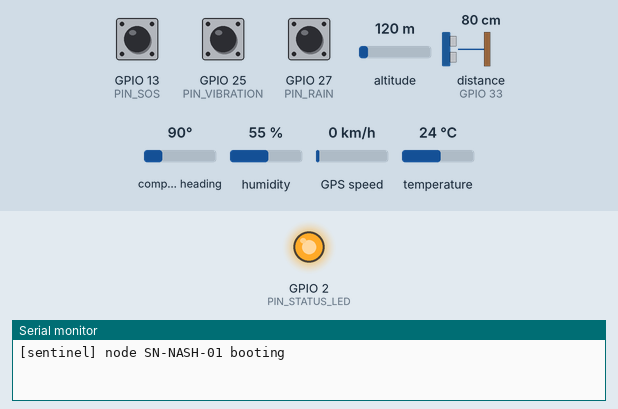
Recording of a sketch running on a simulated ESP32. On the bench: output pins drawn as LEDs (lit = HIGH), the last lines printed to the serial monitor. Inputs (shaded band) come from the test bench; at power-on: GPIO 13 (PIN_SOS) HIGH, GPIO 25 (PIN_VIBRATION) HIGH, GPIO 27 (PIN_RAIN) HIGH, altitude 120 m, distance to the obstacle (sensor on GPIO 33) 80 cm, compass heading 90°, humidity 55 %, GPS speed 0 km/h, temperature 24 °C (analog values on the 0–4095 scale). The echo pulse lasts 58.3 µs per cm; the GPS gets a fix after 3 s at 37.7749, -122.4194 with 8 satellites; no radio packets arrive unless stated; pins used as bus, display or sensor lines are not drawn.

Above: at 2.3 s.
At 3.8 s:
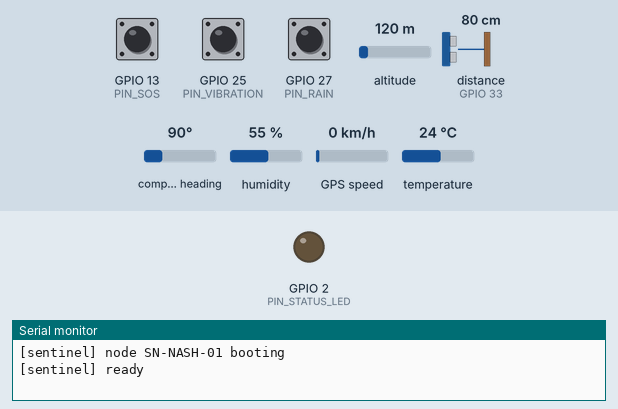
3.9 s: GPIO 13 (PIN_SOS) pulled LOW for 1 s
Timing chart, 0 to 19.3 s (numbered marks = the images above; inputs shaded):
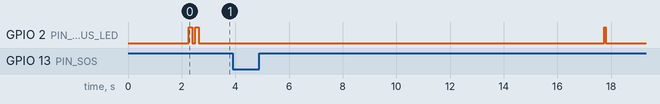

The sketch:

sentinel-node.ino
```cpp
/*
 * SENTINEL · ESP32/LoRa field node
 * -----------------------------------------------------------------------------
 * Reads the environmental channels, a manual SOS button and battery state,
 * then transmits a JSON packet to the sector LoRa gateway.
 *
 * Board:      ESP32 DevKit v1 (or equivalent)
 * Radio:      SX1276 / RFM95W, 865-867 MHz (India)
 * Libraries:  LoRa (sandeepmistry), DHT sensor library (Adafruit),
 *             ArduinoJson 7.x, TinyGPSPlus (mikalhart)
 *
 * The node is deliberately offline: it has no WiFi and no server credentials.
 * The gateway owns the authenticated uplink. Every field below maps 1:1 to the
 * server contract in docs/payload-schema.md.
 */

#include <Arduino.h>
#include <SPI.h>
#include <LoRa.h>
#include <DHT.h>
#include <ArduinoJson.h>
#include <TinyGPSPlus.h>
#include <math.h>

// ── Commissioning ────────────────────────────────────────────────────────────
// Change these four values per physical node before flashing.
#define NODE_ID          "SN-NASH-01"
#define SITE_LAT          19.9975f
#define SITE_LON          73.7898f
#define WATER_MOUNT_CM    200.0f   // distance from sensor face to dry river bed

// ── Pin map ──────────────────────────────────────────────────────────────────
#define PIN_LORA_SCK      18
#define PIN_LORA_MISO     19
#define PIN_LORA_MOSI     23
#define PIN_LORA_SS       5
#define PIN_LORA_RST      14
#define PIN_LORA_DIO0     26

#define PIN_DHT           4
#define PIN_RAIN          27
#define PIN_TRIG          32
#define PIN_ECHO          33
#define PIN_VIBRATION     25
#define PIN_MQ135         34
#define PIN_SOS           13
#define PIN_BATTERY       35
#define PIN_STATUS_LED    2
#define PIN_GPS_RX        16        // GPS TX -> ESP32 RX
#define PIN_GPS_TX        17        // GPS RX -> ESP32 TX

// ── Timing ───────────────────────────────────────────────────────────────────
constexpr uint32_t SEND_INTERVAL_MS    = 60UL * 1000UL;
constexpr uint32_t FIRST_SEND_DELAY_MS = 10UL * 1000UL;
constexpr uint32_t VIBRATION_WINDOW_MS = 5000UL;
constexpr uint32_t GPS_BAUD = 9600;

// ── Calibration constants ────────────────────────────────────────────────────
constexpr float RAIN_MM_PER_TIP = 0.2794f;   // common tipping-bucket resolution
constexpr uint32_t BATTERY_DIVIDER = 2;      // 100k/100k divider on ADC35
constexpr float MQ135_RL_KOHM = 10.0f;       // load resistor on the MQ-135 board
constexpr float MQ135_R0_KOHM = 3.6f;        // calibrate against clean air
constexpr float ADC_REF_VOLTS = 3.3f;
constexpr uint32_t SOS_HOLD_MS = 600;        // deliberate press, not a bump
constexpr float LORA_FREQUENCY = 866E6f;     // 865-867 MHz for India

DHT dht(PIN_DHT, DHT22);
TinyGPSPlus gps;
HardwareSerial gpsSerial(2);

volatile uint32_t rainTips = 0;
volatile uint32_t vibrationPulses = 0;

float lastTemp = NAN;
float lastHumidity = NAN;
float lastWaterLevel = 0.0f;
uint32_t lastRainReadMs = 0;
uint32_t nextSendAt = 0;
uint32_t sendSequence = 0;
bool sosLatched = false;
uint32_t sosDownAt = 0;

void IRAM_ATTR onRainTip() {
  rainTips++;
}

void IRAM_ATTR onVibration() {
  vibrationPulses++;
}

void blink(uint8_t times, uint16_t durationMs) {
  for (uint8_t index = 0; index < times; index++) {
    digitalWrite(PIN_STATUS_LED, HIGH);
    delay(durationMs);
    digitalWrite(PIN_STATUS_LED, LOW);
    if (index + 1 < times) delay(durationMs);
  }
}

bool initLoRa() {
  SPI.begin(PIN_LORA_SCK, PIN_LORA_MISO, PIN_LORA_MOSI, PIN_LORA_SS);
  LoRa.setPins(PIN_LORA_SS, PIN_LORA_RST, PIN_LORA_DIO0);

  for (uint8_t attempt = 0; attempt < 5; attempt++) {
    if (LoRa.begin(LORA_FREQUENCY)) {
      LoRa.setTxPower(17);
      LoRa.setSpreadingFactor(9);
      LoRa.setSignalBandwidth(125E3);
      LoRa.setCodingRate4(5);
      LoRa.setPreambleLength(8);
      LoRa.setSyncWord(0x12);
      LoRa.enableCrc();
      return true;
    }
    Serial.printf("[lora] init attempt %u failed\n", attempt + 1);
    delay(2000);
  }
  return false;
}

void pollGps() {
  while (gpsSerial.available() > 0) {
    gps.encode(gpsSerial.read());
  }
}

void pollSos() {
  const bool pressed = digitalRead(PIN_SOS) == LOW;
  if (!pressed) {
    sosDownAt = 0;
    return;
  }
  if (sosDownAt == 0) {
    sosDownAt = millis();
  } else if (millis() - sosDownAt >= SOS_HOLD_MS) {
    sosLatched = true;
  }
}

bool readClimate(float &temperature, float &humidity) {
  // DHT22 occasionally returns NaN immediately after power-up; keep the last
  // valid pair and retry rather than emitting a value the server must reject.
  for (uint8_t attempt = 0; attempt < 3; attempt++) {
    const float t = dht.readTemperature();
    const float h = dht.readHumidity();
    if (!isnan(t) && !isnan(h)) {
      lastTemp = t;
      lastHumidity = h;
      break;
    }
    delay(120);
  }
  if (isnan(lastTemp) || isnan(lastHumidity)) return false;
  temperature = lastTemp;
  humidity = lastHumidity;
  return true;
}

long readDistanceCm() {
  digitalWrite(PIN_TRIG, LOW);
  delayMicroseconds(2);
  digitalWrite(PIN_TRIG, HIGH);
  delayMicroseconds(10);
  digitalWrite(PIN_TRIG, LOW);

  const unsigned long duration = pulseIn(PIN_ECHO, HIGH, 30000UL);
  if (duration == 0) return -1;
  return static_cast<long>((duration * 0.0343f) / 2.0f);
}

float readWaterLevel() {
  long samples[7];
  uint8_t valid = 0;
  for (uint8_t index = 0; index < 7; index++) {
    const long distance = readDistanceCm();
    if (distance > 2 && distance < WATER_MOUNT_CM + 100) {
      samples[valid++] = distance;
    }
    delay(60);
  }
  if (valid == 0) return lastWaterLevel;

  // Insertion sort: a median rejects splashes and the odd ultrasonic outlier.
  for (uint8_t i = 1; i < valid; i++) {
    const long value = samples[i];
    int8_t j = i - 1;
    while (j >= 0 && samples[j] > value) {
      samples[j + 1] = samples[j];
      j--;
    }
    samples[j + 1] = value;
  }
  const float medianDistance = samples[valid / 2];
  const float level = WATER_MOUNT_CM - medianDistance;
  lastWaterLevel = constrain(level, 0.0f, 1500.0f);
  return lastWaterLevel;
}

float readRainRate() {
  noInterrupts();
  const uint32_t tips = rainTips;
  rainTips = 0;
  interrupts();

  const uint32_t now = millis();
  const float elapsedSeconds = max(1.0f, (now - lastRainReadMs) / 1000.0f);
  lastRainReadMs = now;
  const float rate = tips * RAIN_MM_PER_TIP * (3600.0f / elapsedSeconds);
  return constrain(rate, 0.0f, 500.0f);
}

float estimateAqiFromPpm(float ppm) {
  // Piecewise interpolation over a representative MQ-135 response curve. The
  // result is an AQI-equivalent public-health index, not a certified PM2.5
  // measurement. Recalibrate at commissioning (see docs/esp32-integration.md).
  static const float ppmPoints[] = { 10.0f, 50.0f, 100.0f, 200.0f, 400.0f, 1000.0f, 3000.0f };
  static const float aqiPoints[] = { 0.0f, 25.0f, 50.0f, 100.0f, 150.0f, 300.0f, 500.0f };
  constexpr uint8_t pointCount = sizeof(ppmPoints) / sizeof(ppmPoints[0]);

  if (ppm <= ppmPoints[0]) return 0.0f;
  for (uint8_t index = 1; index < pointCount; index++) {
    if (ppm <= ppmPoints[index]) {
      const float span = ppmPoints[index] - ppmPoints[index - 1];
      const float ratio = (ppm - ppmPoints[index - 1]) / span;
      return aqiPoints[index - 1] + ratio * (aqiPoints[index] - aqiPoints[index - 1]);
    }
  }
  return 500.0f;
}

float readAqi() {
  const uint16_t raw = analogRead(PIN_MQ135);
  if (raw < 20) return 0.0f;

  const float volts = (raw / 4095.0f) * ADC_REF_VOLTS;
  if (volts >= ADC_REF_VOLTS - 0.01f) return 500.0f;

  const float rsKohm = ((ADC_REF_VOLTS - volts) / volts) * MQ135_RL_KOHM;
  const float ratio = rsKohm / MQ135_R0_KOHM;
  const float ppm = 116.6020682f * powf(ratio, -2.769034857f);
  return constrain(estimateAqiFromPpm(ppm), 0.0f, 1000.0f);
}

float readBatteryVoltage() {
  const uint32_t millivolts = analogReadMilliVolts(PIN_BATTERY);
  const float volts = (millivolts / 1000.0f) * BATTERY_DIVIDER;
  if (volts < 1.0f || volts > 5.5f) return 3.70f;
  return volts;
}

uint8_t readVibrationLevel() {
  const uint32_t startPulses = vibrationPulses;
  const uint32_t started = millis();
  while (millis() - started < VIBRATION_WINDOW_MS) {
    pollSos();
    delay(10);
  }
  const uint32_t pulses = vibrationPulses - startPulses;
  const uint32_t scaled = pulses * 8UL;
  return static_cast<uint8_t>(scaled > 100UL ? 100UL : scaled);
}

void useGpsOrCommissionedFix(double &latitude, double &longitude) {
  pollGps();
  if (gps.location.isValid() && gps.location.age() < 10000) {
    latitude = gps.location.lat();
    longitude = gps.location.lng();
  } else {
    latitude = SITE_LAT;
    longitude = SITE_LON;
  }
}

String makePacketId() {
  char identifier[64];
  snprintf(identifier, sizeof(identifier), "%s-%08X-%lu", NODE_ID,
           static_cast<uint32_t>(ESP.getEfuseMac()), static_cast<unsigned long>(++sendSequence));
  return String(identifier);
}

bool transmit(const String &payload) {
  for (uint8_t attempt = 0; attempt < 3; attempt++) {
    LoRa.beginPacket();
    LoRa.print(payload);
    if (LoRa.endPacket()) return true;
    Serial.printf("[lora] TX attempt %u failed\n", attempt + 1);
    delay(250);
  }
  return false;
}

void sendReading() {
  float temperature = 0.0f;
  float humidity = 0.0f;
  if (!readClimate(temperature, humidity)) {
    Serial.println("[sensor] DHT22 unavailable; packet skipped");
    return;
  }

  double latitude = SITE_LAT;
  double longitude = SITE_LON;
  useGpsOrCommissionedFix(latitude, longitude);

  const float waterLevel = readWaterLevel();
  const float rain = readRainRate();
  const uint8_t vibration = readVibrationLevel();
  const float aqi = readAqi();
  const float battery = readBatteryVoltage();
  pollSos();

  JsonDocument document;
  document["nodeId"] = NODE_ID;
  document["lat"] = latitude;
  document["lon"] = longitude;
  document["temp"] = temperature;
  document["humidity"] = humidity;
  document["rain"] = rain;
  document["waterLevel"] = waterLevel;
  document["vibration"] = vibration;
  document["aqi"] = aqi;
  document["sos"] = sosLatched;
  document["battery"] = battery;
  document["packetId"] = makePacketId();

  String payload;
  serializeJson(document, payload);

  digitalWrite(PIN_STATUS_LED, HIGH);
  const bool sent = transmit(payload);
  digitalWrite(PIN_STATUS_LED, LOW);

  if (sent) {
    Serial.printf("[lora] sent %s\n", payload.c_str());
    if (sosLatched && digitalRead(PIN_SOS) == HIGH) sosLatched = false;
  } else {
    Serial.println("[lora] packet dropped after three attempts");
  }
}

void setup() {
  Serial.begin(115200);
  delay(250);

  pinMode(PIN_STATUS_LED, OUTPUT);
  pinMode(PIN_TRIG, OUTPUT);
  pinMode(PIN_ECHO, INPUT);
  pinMode(PIN_RAIN, INPUT_PULLUP);
  pinMode(PIN_VIBRATION, INPUT_PULLUP);
  pinMode(PIN_SOS, INPUT_PULLUP);

  analogReadResolution(12);
  analogSetPinAttenuation(PIN_BATTERY, ADC_11db);
  analogSetPinAttenuation(PIN_MQ135, ADC_11db);

  dht.begin();
  gpsSerial.begin(GPS_BAUD, SERIAL_8N1, PIN_GPS_RX, PIN_GPS_TX);

  attachInterrupt(digitalPinToInterrupt(PIN_RAIN), onRainTip, FALLING);
  attachInterrupt(digitalPinToInterrupt(PIN_VIBRATION), onVibration, FALLING);

  Serial.printf("\n[sentinel] node %s booting\n", NODE_ID);
  if (!initLoRa()) {
    Serial.println("[lora] radio not detected; restarting in 10 s");
    blink(12, 120);
    delay(10000);
    ESP.restart();
  }

  // Let the DHT and MQ-135 stabilize before the first uplink.
  delay(2000);
  lastRainReadMs = millis();
  nextSendAt = millis() + FIRST_SEND_DELAY_MS;
  blink(2, 120);
  Serial.println("[sentinel] ready");
}

void loop() {
  pollGps();
  pollSos();

  if (static_cast<int32_t>(millis() - nextSendAt) >= 0) {
    sendReading();
    nextSendAt = millis() + SEND_INTERVAL_MS;
  }

  delay(20);
}
```
